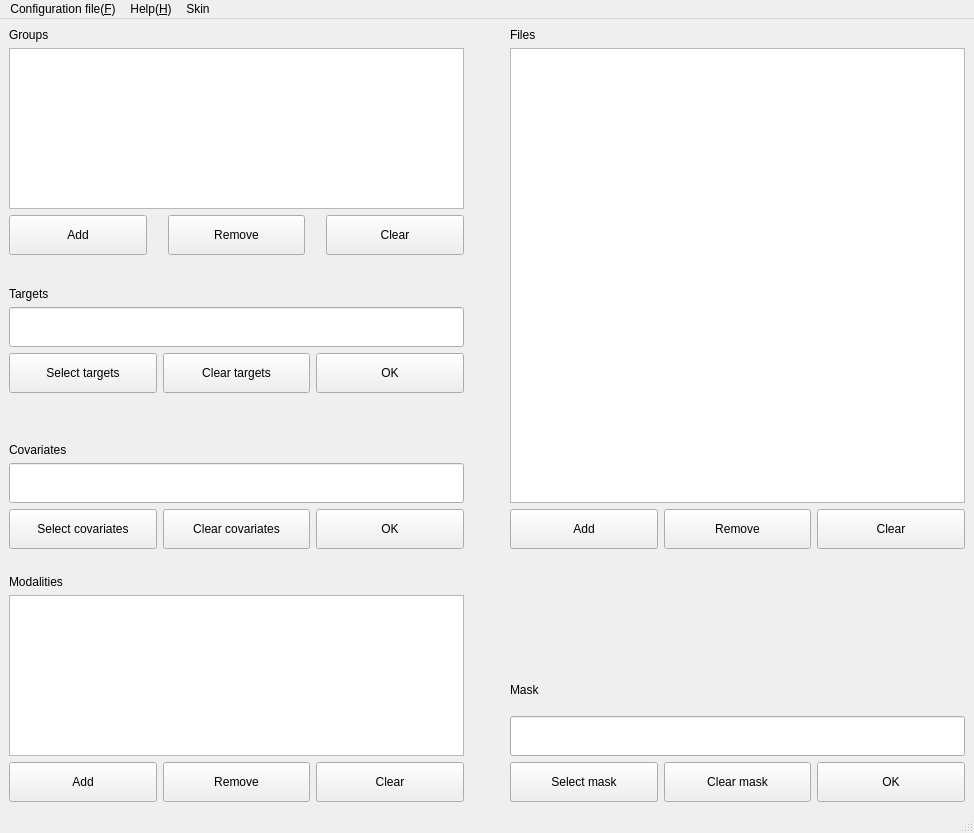
<?xml version="1.0" encoding="UTF-8"?>
<ui version="4.0">
 <class>MainWindow</class>
 <widget class="QMainWindow" name="MainWindow">
  <property name="geometry">
   <rect>
    <x>0</x>
    <y>0</y>
    <width>974</width>
    <height>833</height>
   </rect>
  </property>
  <property name="windowTitle">
   <string>MainWindow</string>
  </property>
  <widget class="QWidget" name="centralwidget">
   <layout class="QGridLayout" name="gridLayout_7">
    <item row="1" column="0">
     <layout class="QGridLayout" name="gridLayout_2" rowminimumheight="0,0,0">
      <property name="horizontalSpacing">
       <number>21</number>
      </property>
      <item row="2" column="0">
       <widget class="QPushButton" name="pushButton_addgroups">
        <property name="minimumSize">
         <size>
          <width>20</width>
          <height>40</height>
         </size>
        </property>
        <property name="toolTipDuration">
         <number>-5</number>
        </property>
        <property name="whatsThis">
         <string>&lt;html&gt;&lt;head/&gt;&lt;body&gt;&lt;p&gt;push the button then close program&lt;/p&gt;&lt;/body&gt;&lt;/html&gt;</string>
        </property>
        <property name="text">
         <string>Add</string>
        </property>
       </widget>
      </item>
      <item row="1" column="0" colspan="3">
       <widget class="QListView" name="listView_groups">
        <property name="enabled">
         <bool>true</bool>
        </property>
        <property name="minimumSize">
         <size>
          <width>20</width>
          <height>10</height>
         </size>
        </property>
        <property name="maximumSize">
         <size>
          <width>5000</width>
          <height>5000</height>
         </size>
        </property>
        <property name="acceptDrops">
         <bool>false</bool>
        </property>
        <property name="sizeAdjustPolicy">
         <enum>QAbstractScrollArea::AdjustToContents</enum>
        </property>
        <property name="editTriggers">
         <set>QAbstractItemView::NoEditTriggers</set>
        </property>
        <property name="dragEnabled">
         <bool>false</bool>
        </property>
        <property name="batchSize">
         <number>94</number>
        </property>
       </widget>
      </item>
      <item row="2" column="1">
       <widget class="QPushButton" name="pushButton_removegroups">
        <property name="minimumSize">
         <size>
          <width>20</width>
          <height>40</height>
         </size>
        </property>
        <property name="text">
         <string>Remove</string>
        </property>
       </widget>
      </item>
      <item row="2" column="2">
       <widget class="QPushButton" name="pushButton_cleargroups">
        <property name="minimumSize">
         <size>
          <width>20</width>
          <height>40</height>
         </size>
        </property>
        <property name="text">
         <string>Clear</string>
        </property>
       </widget>
      </item>
      <item row="0" column="0">
       <widget class="QLabel" name="label_group">
        <property name="text">
         <string>Groups</string>
        </property>
       </widget>
      </item>
     </layout>
    </item>
    <item row="10" column="2">
     <layout class="QGridLayout" name="gridLayout_3">
      <item row="2" column="0">
       <widget class="QLabel" name="label_mask">
        <property name="text">
         <string>Mask</string>
        </property>
       </widget>
      </item>
      <item row="4" column="0">
       <widget class="QPushButton" name="pushButton_selectMask">
        <property name="minimumSize">
         <size>
          <width>20</width>
          <height>40</height>
         </size>
        </property>
        <property name="baseSize">
         <size>
          <width>10</width>
          <height>10</height>
         </size>
        </property>
        <property name="toolTipDuration">
         <number>-5</number>
        </property>
        <property name="whatsThis">
         <string>&lt;html&gt;&lt;head/&gt;&lt;body&gt;&lt;p&gt;push the button then close program&lt;/p&gt;&lt;/body&gt;&lt;/html&gt;</string>
        </property>
        <property name="text">
         <string>Select mask</string>
        </property>
       </widget>
      </item>
      <item row="3" column="0" colspan="3">
       <widget class="QLineEdit" name="lineEdit_mask">
        <property name="minimumSize">
         <size>
          <width>30</width>
          <height>40</height>
         </size>
        </property>
       </widget>
      </item>
      <item row="4" column="1">
       <widget class="QPushButton" name="pushButton_clearMask">
        <property name="minimumSize">
         <size>
          <width>20</width>
          <height>40</height>
         </size>
        </property>
        <property name="baseSize">
         <size>
          <width>10</width>
          <height>10</height>
         </size>
        </property>
        <property name="text">
         <string>Clear mask</string>
        </property>
       </widget>
      </item>
      <item row="4" column="2">
       <widget class="QPushButton" name="pushButton_mask">
        <property name="minimumSize">
         <size>
          <width>20</width>
          <height>40</height>
         </size>
        </property>
        <property name="baseSize">
         <size>
          <width>10</width>
          <height>10</height>
         </size>
        </property>
        <property name="text">
         <string>OK</string>
        </property>
       </widget>
      </item>
      <item row="1" column="0">
       <widget class="QLabel" name="label">
        <property name="text">
         <string/>
        </property>
       </widget>
      </item>
      <item row="0" column="0">
       <widget class="QLabel" name="label_2">
        <property name="text">
         <string/>
        </property>
       </widget>
      </item>
     </layout>
    </item>
    <item row="3" column="0">
     <layout class="QGridLayout" name="gridLayout_4">
      <item row="0" column="0">
       <widget class="QLabel" name="label_target">
        <property name="text">
         <string>Targets</string>
        </property>
       </widget>
      </item>
      <item row="1" column="0" colspan="3">
       <widget class="QLineEdit" name="lineEdit_target">
        <property name="minimumSize">
         <size>
          <width>30</width>
          <height>40</height>
         </size>
        </property>
       </widget>
      </item>
      <item row="2" column="0">
       <widget class="QPushButton" name="pushButton_selectTarget">
        <property name="minimumSize">
         <size>
          <width>20</width>
          <height>40</height>
         </size>
        </property>
        <property name="baseSize">
         <size>
          <width>10</width>
          <height>10</height>
         </size>
        </property>
        <property name="toolTipDuration">
         <number>-5</number>
        </property>
        <property name="whatsThis">
         <string>&lt;html&gt;&lt;head/&gt;&lt;body&gt;&lt;p&gt;push the button then close program&lt;/p&gt;&lt;/body&gt;&lt;/html&gt;</string>
        </property>
        <property name="text">
         <string>Select targets</string>
        </property>
       </widget>
      </item>
      <item row="2" column="2">
       <widget class="QPushButton" name="pushButton_target">
        <property name="minimumSize">
         <size>
          <width>20</width>
          <height>40</height>
         </size>
        </property>
        <property name="baseSize">
         <size>
          <width>10</width>
          <height>10</height>
         </size>
        </property>
        <property name="text">
         <string>OK</string>
        </property>
       </widget>
      </item>
      <item row="2" column="1">
       <widget class="QPushButton" name="pushButton_clearTarget">
        <property name="minimumSize">
         <size>
          <width>20</width>
          <height>40</height>
         </size>
        </property>
        <property name="baseSize">
         <size>
          <width>10</width>
          <height>10</height>
         </size>
        </property>
        <property name="text">
         <string>Clear targets</string>
        </property>
       </widget>
      </item>
     </layout>
    </item>
    <item row="9" column="0">
     <spacer name="verticalSpacer_3">
      <property name="orientation">
       <enum>Qt::Vertical</enum>
      </property>
      <property name="sizeType">
       <enum>QSizePolicy::Fixed</enum>
      </property>
      <property name="sizeHint" stdset="0">
       <size>
        <width>20</width>
        <height>20</height>
       </size>
      </property>
     </spacer>
    </item>
    <item row="3" column="1">
     <spacer name="horizontalSpacer">
      <property name="orientation">
       <enum>Qt::Horizontal</enum>
      </property>
      <property name="sizeType">
       <enum>QSizePolicy::Fixed</enum>
      </property>
      <property name="sizeHint" stdset="0">
       <size>
        <width>40</width>
        <height>20</height>
       </size>
      </property>
     </spacer>
    </item>
    <item row="10" column="0">
     <layout class="QGridLayout" name="gridLayout_5">
      <item row="2" column="0">
       <widget class="QPushButton" name="pushButton_addmodalities">
        <property name="minimumSize">
         <size>
          <width>20</width>
          <height>40</height>
         </size>
        </property>
        <property name="toolTipDuration">
         <number>-5</number>
        </property>
        <property name="whatsThis">
         <string>&lt;html&gt;&lt;head/&gt;&lt;body&gt;&lt;p&gt;push the button then close program&lt;/p&gt;&lt;/body&gt;&lt;/html&gt;</string>
        </property>
        <property name="text">
         <string>Add</string>
        </property>
       </widget>
      </item>
      <item row="2" column="1">
       <widget class="QPushButton" name="pushButton_removemodalites">
        <property name="minimumSize">
         <size>
          <width>20</width>
          <height>40</height>
         </size>
        </property>
        <property name="text">
         <string>Remove</string>
        </property>
       </widget>
      </item>
      <item row="0" column="0">
       <widget class="QLabel" name="label_modalities">
        <property name="text">
         <string>Modalities</string>
        </property>
       </widget>
      </item>
      <item row="1" column="0" colspan="3">
       <widget class="QListView" name="listView_modalities">
        <property name="enabled">
         <bool>true</bool>
        </property>
        <property name="minimumSize">
         <size>
          <width>20</width>
          <height>10</height>
         </size>
        </property>
        <property name="sizeAdjustPolicy">
         <enum>QAbstractScrollArea::AdjustToContents</enum>
        </property>
        <property name="editTriggers">
         <set>QAbstractItemView::NoEditTriggers</set>
        </property>
       </widget>
      </item>
      <item row="2" column="2">
       <widget class="QPushButton" name="pushButton_clearmodalities">
        <property name="minimumSize">
         <size>
          <width>20</width>
          <height>40</height>
         </size>
        </property>
        <property name="text">
         <string>Clear</string>
        </property>
       </widget>
      </item>
     </layout>
    </item>
    <item row="8" column="0">
     <layout class="QGridLayout" name="gridLayout">
      <item row="0" column="0">
       <widget class="QLabel" name="label_covariance">
        <property name="text">
         <string>Covariates</string>
        </property>
       </widget>
      </item>
      <item row="2" column="0">
       <widget class="QPushButton" name="pushButton_selectCovariance">
        <property name="minimumSize">
         <size>
          <width>20</width>
          <height>40</height>
         </size>
        </property>
        <property name="baseSize">
         <size>
          <width>10</width>
          <height>10</height>
         </size>
        </property>
        <property name="toolTipDuration">
         <number>-5</number>
        </property>
        <property name="whatsThis">
         <string>&lt;html&gt;&lt;head/&gt;&lt;body&gt;&lt;p&gt;push the button then close program&lt;/p&gt;&lt;/body&gt;&lt;/html&gt;</string>
        </property>
        <property name="text">
         <string>Select covariates</string>
        </property>
       </widget>
      </item>
      <item row="2" column="1">
       <widget class="QPushButton" name="pushButton_clearCovriance">
        <property name="minimumSize">
         <size>
          <width>20</width>
          <height>40</height>
         </size>
        </property>
        <property name="baseSize">
         <size>
          <width>10</width>
          <height>10</height>
         </size>
        </property>
        <property name="text">
         <string>Clear covariates</string>
        </property>
       </widget>
      </item>
      <item row="1" column="0" colspan="3">
       <widget class="QLineEdit" name="lineEdit_covariates">
        <property name="minimumSize">
         <size>
          <width>30</width>
          <height>40</height>
         </size>
        </property>
       </widget>
      </item>
      <item row="2" column="2">
       <widget class="QPushButton" name="pushButton_covariate">
        <property name="minimumSize">
         <size>
          <width>20</width>
          <height>40</height>
         </size>
        </property>
        <property name="baseSize">
         <size>
          <width>10</width>
          <height>10</height>
         </size>
        </property>
        <property name="text">
         <string>OK</string>
        </property>
       </widget>
      </item>
     </layout>
    </item>
    <item row="1" column="2" rowspan="8">
     <layout class="QGridLayout" name="gridLayout_6">
      <item row="3" column="2">
       <widget class="QPushButton" name="pushButton_removefiles">
        <property name="minimumSize">
         <size>
          <width>20</width>
          <height>40</height>
         </size>
        </property>
        <property name="baseSize">
         <size>
          <width>10</width>
          <height>10</height>
         </size>
        </property>
        <property name="text">
         <string>Remove</string>
        </property>
       </widget>
      </item>
      <item row="3" column="1">
       <widget class="QPushButton" name="pushButton_addfiles">
        <property name="minimumSize">
         <size>
          <width>20</width>
          <height>40</height>
         </size>
        </property>
        <property name="baseSize">
         <size>
          <width>10</width>
          <height>10</height>
         </size>
        </property>
        <property name="toolTipDuration">
         <number>-5</number>
        </property>
        <property name="whatsThis">
         <string>&lt;html&gt;&lt;head/&gt;&lt;body&gt;&lt;p&gt;push the button then close program&lt;/p&gt;&lt;/body&gt;&lt;/html&gt;</string>
        </property>
        <property name="text">
         <string>Add</string>
        </property>
       </widget>
      </item>
      <item row="0" column="1">
       <widget class="QLabel" name="label_file">
        <property name="text">
         <string>Files</string>
        </property>
       </widget>
      </item>
      <item row="1" column="1" colspan="3">
       <widget class="QListView" name="listView_files">
        <property name="enabled">
         <bool>true</bool>
        </property>
        <property name="minimumSize">
         <size>
          <width>10</width>
          <height>400</height>
         </size>
        </property>
        <property name="baseSize">
         <size>
          <width>10</width>
          <height>10</height>
         </size>
        </property>
        <property name="contextMenuPolicy">
         <enum>Qt::DefaultContextMenu</enum>
        </property>
        <property name="acceptDrops">
         <bool>false</bool>
        </property>
        <property name="sizeAdjustPolicy">
         <enum>QAbstractScrollArea::AdjustToContents</enum>
        </property>
        <property name="editTriggers">
         <set>QAbstractItemView::NoEditTriggers</set>
        </property>
        <property name="dragEnabled">
         <bool>false</bool>
        </property>
       </widget>
      </item>
      <item row="3" column="3">
       <widget class="QPushButton" name="pushButton_clearfiles">
        <property name="minimumSize">
         <size>
          <width>20</width>
          <height>40</height>
         </size>
        </property>
        <property name="baseSize">
         <size>
          <width>10</width>
          <height>10</height>
         </size>
        </property>
        <property name="text">
         <string>Clear</string>
        </property>
       </widget>
      </item>
     </layout>
    </item>
    <item row="2" column="0">
     <spacer name="verticalSpacer_2">
      <property name="orientation">
       <enum>Qt::Vertical</enum>
      </property>
      <property name="sizeType">
       <enum>QSizePolicy::Fixed</enum>
      </property>
      <property name="sizeHint" stdset="0">
       <size>
        <width>20</width>
        <height>20</height>
       </size>
      </property>
     </spacer>
    </item>
    <item row="4" column="0">
     <spacer name="verticalSpacer">
      <property name="orientation">
       <enum>Qt::Vertical</enum>
      </property>
      <property name="sizeType">
       <enum>QSizePolicy::Fixed</enum>
      </property>
      <property name="sizeHint" stdset="0">
       <size>
        <width>20</width>
        <height>20</height>
       </size>
      </property>
     </spacer>
    </item>
   </layout>
  </widget>
  <widget class="QMenuBar" name="menubar">
   <property name="geometry">
    <rect>
     <x>0</x>
     <y>0</y>
     <width>974</width>
     <height>26</height>
    </rect>
   </property>
   <widget class="QMenu" name="menuConfiguration_file">
    <property name="title">
     <string>Configuration file(&amp;F)</string>
    </property>
    <addaction name="actionChoose_configuration_file"/>
    <addaction name="actionSave_configuration"/>
   </widget>
   <widget class="QMenu" name="menuHelp_H">
    <property name="title">
     <string>Help(&amp;H)</string>
    </property>
    <addaction name="actionWeb"/>
    <addaction name="actionPDF"/>
   </widget>
   <widget class="QMenu" name="menuSkin">
    <property name="title">
     <string>Skin</string>
    </property>
    <addaction name="actionDark"/>
    <addaction name="actionBlack"/>
    <addaction name="actionDarkOrange"/>
    <addaction name="actionGray"/>
    <addaction name="actionBlue"/>
    <addaction name="actionNavy"/>
    <addaction name="actionClassic"/>
    <addaction name="actionLight"/>
   </widget>
   <addaction name="menuConfiguration_file"/>
   <addaction name="menuHelp_H"/>
   <addaction name="menuSkin"/>
  </widget>
  <widget class="QStatusBar" name="statusbar"/>
  <action name="actionChoose_configuration_file">
   <property name="text">
    <string>Load configuration</string>
   </property>
  </action>
  <action name="actionSave_configuration">
   <property name="text">
    <string>Save configuration</string>
   </property>
  </action>
  <action name="actionWeb">
   <property name="text">
    <string>Web</string>
   </property>
  </action>
  <action name="actionPDF">
   <property name="text">
    <string>PDF</string>
   </property>
  </action>
  <action name="actionDark">
   <property name="text">
    <string>Dark</string>
   </property>
  </action>
  <action name="actionBlack">
   <property name="text">
    <string>Black</string>
   </property>
  </action>
  <action name="actionDarkOrange">
   <property name="text">
    <string>DarkOrange</string>
   </property>
  </action>
  <action name="actionGray">
   <property name="text">
    <string>Gray</string>
   </property>
  </action>
  <action name="actionBlue">
   <property name="text">
    <string>Blue</string>
   </property>
  </action>
  <action name="actionNavy">
   <property name="text">
    <string>Navy</string>
   </property>
  </action>
  <action name="actionClassic">
   <property name="text">
    <string>Classic</string>
   </property>
  </action>
  <action name="actionLight">
   <property name="text">
    <string>Light</string>
   </property>
  </action>
 </widget>
 <resources/>
 <connections/>
</ui>
